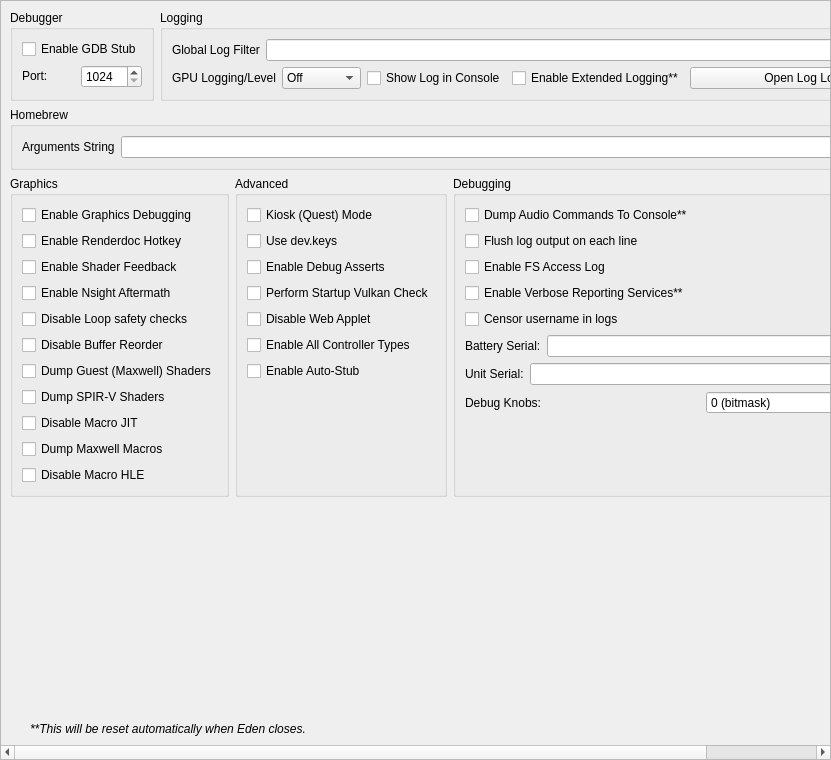
<?xml version="1.0" encoding="UTF-8"?>
<ui version="4.0">
 <class>ConfigureDebug</class>
 <widget class="QScrollArea" name="ConfigureDebug">
  <property name="geometry">
   <rect>
    <x>0</x>
    <y>0</y>
    <width>831</width>
    <height>760</height>
   </rect>
  </property>
  <property name="widgetResizable">
   <bool>true</bool>
  </property>
  <widget class="QWidget" name="widget">
   <property name="geometry">
    <rect>
     <x>0</x>
     <y>0</y>
     <width>829</width>
     <height>758</height>
    </rect>
   </property>
   <layout class="QVBoxLayout" name="verticalLayout_1">
    <item>
     <layout class="QHBoxLayout" name="horizontalLayout">
      <property name="topMargin">
       <number>0</number>
      </property>
      <item>
       <widget class="QGroupBox" name="groupBox">
        <property name="sizePolicy">
         <sizepolicy hsizetype="Preferred" vsizetype="Preferred">
          <horstretch>0</horstretch>
          <verstretch>0</verstretch>
         </sizepolicy>
        </property>
        <property name="title">
         <string>Debugger</string>
        </property>
        <property name="alignment">
         <set>Qt::AlignmentFlag::AlignLeading|Qt::AlignmentFlag::AlignLeft|Qt::AlignmentFlag::AlignTop</set>
        </property>
        <property name="flat">
         <bool>false</bool>
        </property>
        <property name="checkable">
         <bool>false</bool>
        </property>
        <layout class="QVBoxLayout" name="verticalLayout_3">
         <item>
          <widget class="QWidget" name="debug_widget" native="true">
           <property name="sizePolicy">
            <sizepolicy hsizetype="Preferred" vsizetype="Maximum">
             <horstretch>0</horstretch>
             <verstretch>0</verstretch>
            </sizepolicy>
           </property>
           <layout class="QVBoxLayout" name="verticalLayout">
            <property name="sizeConstraint">
             <enum>QLayout::SizeConstraint::SetDefaultConstraint</enum>
            </property>
            <property name="leftMargin">
             <number>0</number>
            </property>
            <property name="topMargin">
             <number>0</number>
            </property>
            <property name="rightMargin">
             <number>0</number>
            </property>
            <property name="bottomMargin">
             <number>0</number>
            </property>
            <item>
             <widget class="QCheckBox" name="toggle_gdbstub">
              <property name="sizePolicy">
               <sizepolicy hsizetype="Maximum" vsizetype="Maximum">
                <horstretch>0</horstretch>
                <verstretch>0</verstretch>
               </sizepolicy>
              </property>
              <property name="text">
               <string>Enable GDB Stub</string>
              </property>
             </widget>
            </item>
            <item>
             <widget class="QWidget" name="horizontalWidget_3" native="true">
              <property name="sizePolicy">
               <sizepolicy hsizetype="Preferred" vsizetype="Maximum">
                <horstretch>0</horstretch>
                <verstretch>0</verstretch>
               </sizepolicy>
              </property>
              <layout class="QHBoxLayout" name="horizontalLayout_3">
               <property name="leftMargin">
                <number>0</number>
               </property>
               <property name="topMargin">
                <number>0</number>
               </property>
               <property name="rightMargin">
                <number>0</number>
               </property>
               <property name="bottomMargin">
                <number>0</number>
               </property>
               <item>
                <widget class="QLabel" name="label_11">
                 <property name="sizePolicy">
                  <sizepolicy hsizetype="Minimum" vsizetype="Maximum">
                   <horstretch>0</horstretch>
                   <verstretch>0</verstretch>
                  </sizepolicy>
                 </property>
                 <property name="text">
                  <string>Port:</string>
                 </property>
                </widget>
               </item>
               <item>
                <widget class="QSpinBox" name="gdbport_spinbox">
                 <property name="sizePolicy">
                  <sizepolicy hsizetype="Preferred" vsizetype="Maximum">
                   <horstretch>0</horstretch>
                   <verstretch>0</verstretch>
                  </sizepolicy>
                 </property>
                 <property name="minimum">
                  <number>1024</number>
                 </property>
                 <property name="maximum">
                  <number>65535</number>
                 </property>
                </widget>
               </item>
              </layout>
             </widget>
            </item>
           </layout>
          </widget>
         </item>
        </layout>
       </widget>
      </item>
      <item>
       <widget class="QGroupBox" name="groupBox_2">
        <property name="sizePolicy">
         <sizepolicy hsizetype="Expanding" vsizetype="Preferred">
          <horstretch>0</horstretch>
          <verstretch>0</verstretch>
         </sizepolicy>
        </property>
        <property name="title">
         <string>Logging</string>
        </property>
        <layout class="QGridLayout" name="gridLayout_1">
         <item row="0" column="0" colspan="4">
          <widget class="QWidget" name="logging_widget" native="true">
           <property name="sizePolicy">
            <sizepolicy hsizetype="Preferred" vsizetype="Maximum">
             <horstretch>0</horstretch>
             <verstretch>0</verstretch>
            </sizepolicy>
           </property>
           <layout class="QHBoxLayout" name="horizontalLayout_1">
            <property name="leftMargin">
             <number>0</number>
            </property>
            <property name="topMargin">
             <number>0</number>
            </property>
            <property name="rightMargin">
             <number>0</number>
            </property>
            <property name="bottomMargin">
             <number>0</number>
            </property>
            <item>
             <widget class="QLabel" name="label_1">
              <property name="sizePolicy">
               <sizepolicy hsizetype="Preferred" vsizetype="Preferred">
                <horstretch>0</horstretch>
                <verstretch>0</verstretch>
               </sizepolicy>
              </property>
              <property name="text">
               <string>Global Log Filter</string>
              </property>
             </widget>
            </item>
            <item>
             <widget class="QLineEdit" name="log_filter_edit"/>
            </item>
           </layout>
          </widget>
         </item>
         <item row="1" column="0">
          <widget class="QWidget" name="gpu_log_level_widget" native="true">
           <property name="sizePolicy">
            <sizepolicy hsizetype="Preferred" vsizetype="Maximum">
             <horstretch>0</horstretch>
             <verstretch>0</verstretch>
            </sizepolicy>
           </property>
           <layout class="QHBoxLayout" name="gpu_log_level_layout">
            <property name="leftMargin">
             <number>0</number>
            </property>
            <property name="topMargin">
             <number>0</number>
            </property>
            <property name="rightMargin">
             <number>0</number>
            </property>
            <property name="bottomMargin">
             <number>0</number>
            </property>
            <item>
             <widget class="QLabel" name="gpu_log_level_label">
              <property name="text">
               <string>GPU Logging/Level</string>
              </property>
             </widget>
            </item>
            <item>
             <widget class="QComboBox" name="gpu_log_level">
              <property name="toolTip">
               <string>Detail level for GPU logs. Off disables logging entirely.</string>
              </property>
              <item>
               <property name="text">
                <string>Off</string>
               </property>
              </item>
              <item>
               <property name="text">
                <string>Errors</string>
               </property>
              </item>
              <item>
               <property name="text">
                <string>Standard</string>
               </property>
              </item>
              <item>
               <property name="text">
                <string>Verbose</string>
               </property>
              </item>
              <item>
               <property name="text">
                <string>All</string>
               </property>
              </item>
             </widget>
            </item>
           </layout>
          </widget>
         </item>
         <item row="1" column="1">
          <widget class="QCheckBox" name="toggle_console">
           <property name="text">
            <string>Show Log in Console</string>
           </property>
          </widget>
         </item>
         <item row="1" column="2">
          <widget class="QCheckBox" name="extended_logging">
           <property name="enabled">
            <bool>true</bool>
           </property>
           <property name="toolTip">
            <string>When checked, the max size of the log increases from 100 MB to 1 GB</string>
           </property>
           <property name="text">
            <string>Enable Extended Logging**</string>
           </property>
          </widget>
         </item>
         <item row="1" column="3">
          <widget class="QPushButton" name="open_log_button">
           <property name="sizePolicy">
            <sizepolicy hsizetype="Expanding" vsizetype="Maximum">
             <horstretch>1</horstretch>
             <verstretch>0</verstretch>
            </sizepolicy>
           </property>
           <property name="minimumSize">
            <size>
             <width>250</width>
             <height>0</height>
            </size>
           </property>
           <property name="text">
            <string>Open Log Location</string>
           </property>
          </widget>
         </item>
        </layout>
       </widget>
      </item>
     </layout>
    </item>
    <item>
     <widget class="QGroupBox" name="groupBox_3">
      <property name="title">
       <string>Homebrew</string>
      </property>
      <layout class="QVBoxLayout" name="verticalLayout_5">
       <item>
        <layout class="QHBoxLayout" name="horizontalLayout_4">
         <item>
          <widget class="QLabel" name="label_3">
           <property name="text">
            <string>Arguments String</string>
           </property>
          </widget>
         </item>
         <item>
          <widget class="QLineEdit" name="homebrew_args_edit"/>
         </item>
        </layout>
       </item>
      </layout>
     </widget>
    </item>
    <item>
     <layout class="QHBoxLayout" name="horizontalLayout_2">
      <item>
       <widget class="QGroupBox" name="groupBox_4">
        <property name="title">
         <string>Graphics</string>
        </property>
        <layout class="QGridLayout" name="gridLayout_2">
         <item row="4" column="0">
          <widget class="QCheckBox" name="disable_loop_safety_checks">
           <property name="toolTip">
            <string>When checked, it executes shaders without loop logic changes</string>
           </property>
           <property name="text">
            <string>Disable Loop safety checks</string>
           </property>
          </widget>
         </item>
         <item row="9" column="0">
          <widget class="QCheckBox" name="dump_macros">
           <property name="enabled">
            <bool>true</bool>
           </property>
           <property name="toolTip">
            <string>When checked, it will dump all the macro programs of the GPU</string>
           </property>
           <property name="text">
            <string>Dump Maxwell Macros</string>
           </property>
          </widget>
         </item>
         <item row="3" column="0">
          <widget class="QCheckBox" name="enable_nsight_aftermath">
           <property name="toolTip">
            <string>When checked, it enables Nsight Aftermath crash dumps</string>
           </property>
           <property name="text">
            <string>Enable Nsight Aftermath</string>
           </property>
          </widget>
         </item>
         <item row="6" column="0">
          <widget class="QCheckBox" name="dump_guest_shaders">
           <property name="enabled">
            <bool>true</bool>
           </property>
           <property name="toolTip">
            <string>When checked, it will dump original Maxwell guest shader bytecode (the input to the recompiler) as .ash files under DumpDir/shaders/. Useful for inspection with nvdisasm.</string>
           </property>
           <property name="text">
            <string>Dump Guest (Maxwell) Shaders</string>
           </property>
          </widget>
         </item>
         <item row="1" column="0">
          <widget class="QCheckBox" name="enable_renderdoc_hotkey">
           <property name="text">
            <string>Enable Renderdoc Hotkey</string>
           </property>
          </widget>
         </item>
         <item row="8" column="0">
          <widget class="QCheckBox" name="disable_macro_jit">
           <property name="enabled">
            <bool>true</bool>
           </property>
           <property name="toolTip">
            <string>When checked, it disables the macro Just In Time compiler. Enabling this makes games run slower</string>
           </property>
           <property name="text">
            <string>Disable Macro JIT</string>
           </property>
          </widget>
         </item>
         <item row="10" column="0">
          <widget class="QCheckBox" name="disable_macro_hle">
           <property name="enabled">
            <bool>true</bool>
           </property>
           <property name="toolTip">
            <string>When checked, it disables the macro HLE functions. Enabling this makes games run slower</string>
           </property>
           <property name="text">
            <string>Disable Macro HLE</string>
           </property>
          </widget>
         </item>
         <item row="0" column="0">
          <widget class="QCheckBox" name="enable_graphics_debugging">
           <property name="enabled">
            <bool>true</bool>
           </property>
           <property name="toolTip">
            <string>When checked, the graphics API enters a slower debugging mode</string>
           </property>
           <property name="text">
            <string>Enable Graphics Debugging</string>
           </property>
          </widget>
         </item>
         <item row="11" column="0">
          <spacer name="verticalSpacer_5">
           <property name="orientation">
            <enum>Qt::Orientation::Vertical</enum>
           </property>
           <property name="sizeType">
            <enum>QSizePolicy::Policy::Preferred</enum>
           </property>
           <property name="sizeHint" stdset="0">
            <size>
             <width>20</width>
             <height>0</height>
            </size>
           </property>
          </spacer>
         </item>
         <item row="2" column="0">
          <widget class="QCheckBox" name="enable_shader_feedback">
           <property name="toolTip">
            <string>When checked, yuzu will log statistics about the compiled pipeline cache</string>
           </property>
           <property name="text">
            <string>Enable Shader Feedback</string>
           </property>
          </widget>
         </item>
         <item row="5" column="0">
          <widget class="QCheckBox" name="disable_buffer_reorder">
           <property name="toolTip">
            <string>&lt;html&gt;&lt;head/&gt;&lt;body&gt;&lt;p&gt;When checked, disables reordering of mapped memory uploads which allows to associate uploads with specific draws. May reduce performance in some cases.&lt;/p&gt;&lt;/body&gt;&lt;/html&gt;</string>
           </property>
           <property name="text">
            <string>Disable Buffer Reorder</string>
           </property>
          </widget>
         </item>
         <item row="7" column="0">
          <widget class="QCheckBox" name="gpu_log_shader_dumps">
           <property name="toolTip">
            <string>When checked, it will dump the recompiler's output SPIR-V binaries (.spv) under LogDir/shaders/. Inspect via SPIRV-Tools (spirv-dis / spirv-cross / spirv-val) or RenderDoc.</string>
           </property>
           <property name="text">
            <string>Dump SPIR-V Shaders</string>
           </property>
          </widget>
         </item>
        </layout>
       </widget>
      </item>
      <item>
       <widget class="QGroupBox" name="groupBox_6">
        <property name="title">
         <string>Advanced</string>
        </property>
        <layout class="QGridLayout" name="gridLayout_4">
         <item row="3" column="0">
          <widget class="QCheckBox" name="perform_vulkan_check">
           <property name="toolTip">
            <string>Enables yuzu to check for a working Vulkan environment when the program starts up. Disable this if this is causing issues with external programs seeing yuzu.</string>
           </property>
           <property name="text">
            <string>Perform Startup Vulkan Check</string>
           </property>
          </widget>
         </item>
         <item row="4" column="0">
          <widget class="QCheckBox" name="disable_web_applet">
           <property name="text">
            <string>Disable Web Applet</string>
           </property>
          </widget>
         </item>
         <item row="5" column="0">
          <widget class="QCheckBox" name="enable_all_controllers">
           <property name="text">
            <string>Enable All Controller Types</string>
           </property>
          </widget>
         </item>
         <item row="6" column="0">
          <widget class="QCheckBox" name="use_auto_stub">
           <property name="text">
            <string>Enable Auto-Stub</string>
           </property>
          </widget>
         </item>
         <item row="0" column="0">
          <widget class="QCheckBox" name="quest_flag">
           <property name="text">
            <string>Kiosk (Quest) Mode</string>
           </property>
          </widget>
         </item>
         <item row="1" column="0">
          <widget class="QCheckBox" name="use_dev_keys">
           <property name="text">
            <string>Use dev.keys</string>
           </property>
          </widget>
         </item>
         <item row="2" column="0">
          <widget class="QCheckBox" name="use_debug_asserts">
           <property name="text">
            <string>Enable Debug Asserts</string>
           </property>
          </widget>
         </item>
         <item row="7" column="0">
          <spacer name="verticalSpacer_4">
           <property name="orientation">
            <enum>Qt::Orientation::Vertical</enum>
           </property>
           <property name="sizeType">
            <enum>QSizePolicy::Policy::Expanding</enum>
           </property>
           <property name="sizeHint" stdset="0">
            <size>
             <width>20</width>
             <height>0</height>
            </size>
           </property>
          </spacer>
         </item>
        </layout>
       </widget>
      </item>
      <item>
       <widget class="QGroupBox" name="groupBox_5">
        <property name="title">
         <string>Debugging</string>
        </property>
        <layout class="QGridLayout" name="gridLayout_3">
         <item row="6" column="0">
          <widget class="QWidget" name="serial_battery_widget" native="true">
           <property name="sizePolicy">
            <sizepolicy hsizetype="Preferred" vsizetype="Maximum">
             <horstretch>0</horstretch>
             <verstretch>0</verstretch>
            </sizepolicy>
           </property>
           <layout class="QHBoxLayout" name="horizontalLayout_11">
            <property name="leftMargin">
             <number>0</number>
            </property>
            <property name="topMargin">
             <number>0</number>
            </property>
            <property name="rightMargin">
             <number>0</number>
            </property>
            <property name="bottomMargin">
             <number>0</number>
            </property>
            <item>
             <widget class="QLabel" name="label_12">
              <property name="sizePolicy">
               <sizepolicy hsizetype="Preferred" vsizetype="Preferred">
                <horstretch>0</horstretch>
                <verstretch>0</verstretch>
               </sizepolicy>
              </property>
              <property name="text">
               <string>Battery Serial:</string>
              </property>
             </widget>
            </item>
            <item>
             <widget class="QLineEdit" name="serial_battery_edit"/>
            </item>
           </layout>
          </widget>
         </item>
         <item row="8" column="0">
          <widget class="QWidget" name="debug_knobs_widget" native="true">
           <property name="sizePolicy">
            <sizepolicy hsizetype="Preferred" vsizetype="Maximum">
             <horstretch>0</horstretch>
             <verstretch>0</verstretch>
            </sizepolicy>
           </property>
           <layout class="QHBoxLayout" name="horizontalLayout_debug_knobs">
            <property name="leftMargin">
             <number>0</number>
            </property>
            <property name="topMargin">
             <number>0</number>
            </property>
            <property name="rightMargin">
             <number>0</number>
            </property>
            <property name="bottomMargin">
             <number>0</number>
            </property>
            <item>
             <widget class="QLabel" name="label_debug_knobs">
              <property name="sizePolicy">
               <sizepolicy hsizetype="Preferred" vsizetype="Preferred">
                <horstretch>0</horstretch>
                <verstretch>0</verstretch>
               </sizepolicy>
              </property>
              <property name="text">
               <string>Debug Knobs:</string>
              </property>
             </widget>
            </item>
            <item>
             <widget class="QSpinBox" name="debug_knobs_spinbox">
              <property name="minimum">
               <number>0</number>
              </property>
              <property name="maximum">
               <number>65535</number>
              </property>
              <property name="toolTip">
               <string>Bitmask for quick development toggles</string>
              </property>
              <property name="statusTip">
               <string>Set debug knobs (bitmask)</string>
              </property>
              <property name="whatsThis">
               <string>16-bit debug knob set for quick development toggles</string>
              </property>
              <property name="suffix">
               <string> (bitmask)</string>
              </property>
             </widget>
            </item>
           </layout>
          </widget>
         </item>
         <item row="7" column="0">
          <widget class="QWidget" name="serial_board_widget" native="true">
           <property name="sizePolicy">
            <sizepolicy hsizetype="Preferred" vsizetype="Maximum">
             <horstretch>0</horstretch>
             <verstretch>0</verstretch>
            </sizepolicy>
           </property>
           <layout class="QHBoxLayout" name="horizontalLayout_12">
            <property name="leftMargin">
             <number>0</number>
            </property>
            <property name="topMargin">
             <number>0</number>
            </property>
            <property name="rightMargin">
             <number>0</number>
            </property>
            <property name="bottomMargin">
             <number>0</number>
            </property>
            <item>
             <widget class="QLabel" name="label_13">
              <property name="sizePolicy">
               <sizepolicy hsizetype="Preferred" vsizetype="Preferred">
                <horstretch>0</horstretch>
                <verstretch>0</verstretch>
               </sizepolicy>
              </property>
              <property name="text">
               <string>Unit Serial:</string>
              </property>
             </widget>
            </item>
            <item>
             <widget class="QLineEdit" name="serial_board_edit"/>
            </item>
           </layout>
          </widget>
         </item>
         <item row="20" column="0">
          <spacer name="verticalSpacer_3">
           <property name="orientation">
            <enum>Qt::Orientation::Vertical</enum>
           </property>
           <property name="sizeType">
            <enum>QSizePolicy::Policy::Expanding</enum>
           </property>
           <property name="sizeHint" stdset="0">
            <size>
             <width>20</width>
             <height>0</height>
            </size>
           </property>
          </spacer>
         </item>
         <item row="1" column="0">
          <widget class="QCheckBox" name="dump_audio_commands">
           <property name="toolTip">
            <string>Enable this to output the latest generated audio command list to the console. Only affects games using the audio renderer.</string>
           </property>
           <property name="text">
            <string>Dump Audio Commands To Console**</string>
           </property>
          </widget>
         </item>
         <item row="2" column="0">
          <widget class="QCheckBox" name="flush_line">
           <property name="text">
            <string>Flush log output on each line</string>
           </property>
          </widget>
         </item>
         <item row="3" column="0">
          <widget class="QCheckBox" name="fs_access_log">
           <property name="text">
            <string>Enable FS Access Log</string>
           </property>
          </widget>
         </item>
         <item row="4" column="0">
          <widget class="QCheckBox" name="reporting_services">
           <property name="text">
            <string>Enable Verbose Reporting Services**</string>
           </property>
          </widget>
         </item>
         <item row="5" column="0">
          <widget class="QCheckBox" name="censor_username">
           <property name="text">
            <string>Censor username in logs</string>
           </property>
          </widget>
         </item>
        </layout>
       </widget>
      </item>
     </layout>
    </item>
    <item>
     <spacer name="verticalSpacer">
      <property name="orientation">
       <enum>Qt::Orientation::Vertical</enum>
      </property>
      <property name="sizeHint" stdset="0">
       <size>
        <width>20</width>
        <height>0</height>
       </size>
      </property>
     </spacer>
    </item>
    <item>
     <widget class="QLabel" name="label_5">
      <property name="sizePolicy">
       <sizepolicy hsizetype="Expanding" vsizetype="Preferred">
        <horstretch>0</horstretch>
        <verstretch>0</verstretch>
       </sizepolicy>
      </property>
      <property name="font">
       <font>
        <italic>true</italic>
       </font>
      </property>
      <property name="text">
       <string>**This will be reset automatically when Eden closes.</string>
      </property>
      <property name="indent">
       <number>20</number>
      </property>
     </widget>
    </item>
   </layout>
  </widget>
 </widget>
 <tabstops>
  <tabstop>log_filter_edit</tabstop>
  <tabstop>toggle_console</tabstop>
  <tabstop>extended_logging</tabstop>
  <tabstop>open_log_button</tabstop>
  <tabstop>homebrew_args_edit</tabstop>
  <tabstop>enable_graphics_debugging</tabstop>
  <tabstop>enable_shader_feedback</tabstop>
  <tabstop>enable_nsight_aftermath</tabstop>
  <tabstop>fs_access_log</tabstop>
  <tabstop>reporting_services</tabstop>
  <tabstop>quest_flag</tabstop>
  <tabstop>use_debug_asserts</tabstop>
 </tabstops>
 <resources/>
 <connections/>
</ui>
